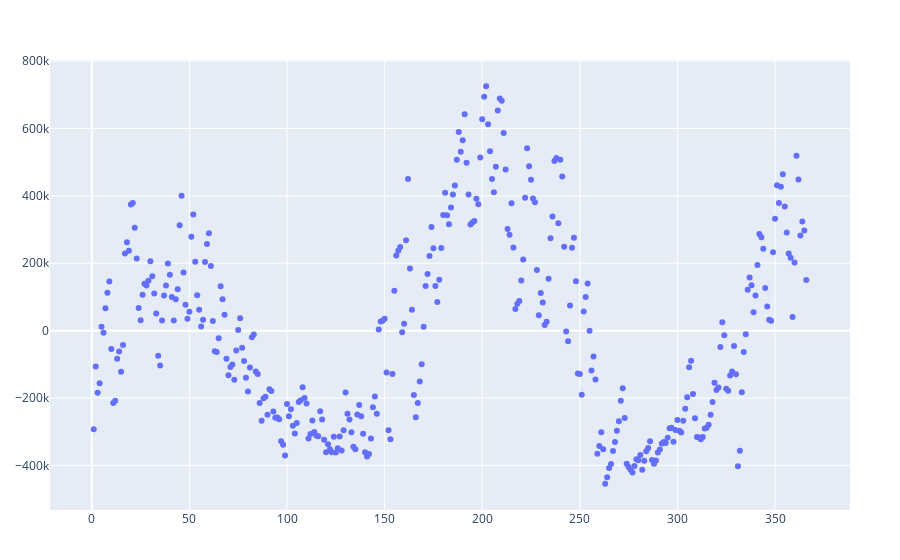

The cell this chart's notebook holds for it:
### Code cell
β2 = m2\y
resid2 = y - m2*β2;
PlotlyJS.plot(x, resid2, kind="scatter", mode="markers", label="Residuals 1", xticks = 0:19:366)

### Figure 1 — Plotly figure (JSON) as saved in the notebook; plotly's stock layout.template omitted (floating-point values rounded to 4 significant figures; data arrays with more than 128 entries replaced by an {"elided": "..."} marker saying what was removed)
{"data": [{"label": "Residuals 1", "mode": "markers", "type": "scatter", "x": {"elided": "366 int values"}, "xticks": [0, 19, 38, 57, 76, 95, 114, 133, 152, 171, 190, 209, 228, 247, 266, 285, 304, 323, 342, 361], "y": {"elided": "366 float values"}}], "layout": {"margin": {"b": 50, "l": 50, "r": 50, "t": 60}}}
